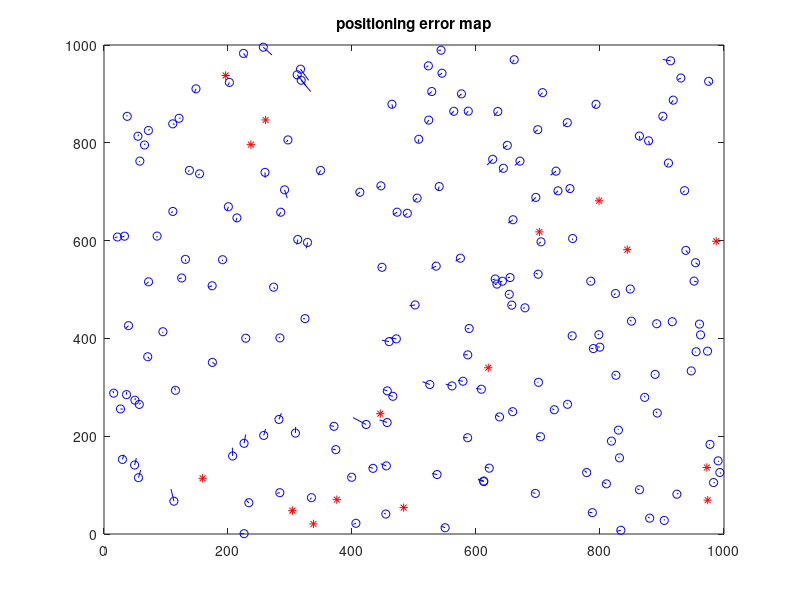

MATLAB code for this plot:
function [Localization_error,Unresolve_num]=calculate_localization_error()
% Draw the positioning result diagram of the positioning algorithm
% There is no positioning error for the anchor node, which is indicated by red *,
% Unknown nodes can be located (blue O indicates the estimated position of these nodes, blue-indicates the error from the estimated position of these nodes to the true position)
% Some unknown nodes cannot be located (black O means that these nodes have no positioning error)
% Localization_error:Average positioning error-the ratio of the Euclidean distance from the estimated position to the real position and the communication radius
% Unresolved_num:There are some isolated points in the network or they cannot be located because of few neighbors. The number of these points
%~~~~~~~~~~~~~~~~~~~~~~~~~~~~~~~~~~~~~~~~~~~~~~~~~~~~~~~~~~~~~~~~~~~~~~~~
    load result.mat;
    figure;
    hold on;
    box on;
    plot(all_nodes.true(1:all_nodes.anchors_n,1),all_nodes.true(1:all_nodes.anchors_n,2),'r*');%the anchors
    Unresolved_unknown_nodes_index=find(all_nodes.anc_flag==0);%the unresolved unknown nodes
    Unresolved_num=length(Unresolved_unknown_nodes_index);
    plot(all_nodes.true(Unresolved_unknown_nodes_index,1),all_nodes.true(Unresolved_unknown_nodes_index,2),'ko');
    resolved_unknown_nodes_index=find(all_nodes.anc_flag==2);%estimated locations of the resolved unkonwn nodes
    plot(all_nodes.estimated(resolved_unknown_nodes_index,1),all_nodes.estimated(resolved_unknown_nodes_index,2),'bo');
    plot(transpose([all_nodes.estimated(resolved_unknown_nodes_index,1),all_nodes.true(resolved_unknown_nodes_index,1)]),...
        transpose([all_nodes.estimated(resolved_unknown_nodes_index,2),all_nodes.true(resolved_unknown_nodes_index,2)]),'b-');
    axis auto;
    title('positioning error map');    
    try % draw a regularly distributed grid line
        x=0:all_nodes.grid_L:all_nodes.square_L;
        set(gca,'XTick',x);
        set(gca,'XTickLabel',num2cell(x));
        set(gca,'YTick',x);
        set(gca,'YTickLabel',num2cell(x));
        grid on;
    catch
        %none
    end    
    %~~~~~~~~~~~~~~~~~~~~~~~~~~~~~~~~~~~~~~~~~~~~~~~~~~~~~~~~~~~~~~~~~~~~~~
    disp('~~~~~~~~~~~~~~~~~~~~~~~~Positioning error map~~~~~~~~~~~~~~~~~~~~~~~~~~');
    disp('Red* indicates anchor node ');
    disp('Blue O indicates the estimated position of the unknown node');
    disp('Black O means unknown nodes that cannot be located ');
    disp(' Blue-indicates the positioning error of the unknown node (connecting the estimated position and the true position of the unknown node) ');
    disp(['total ',num2str(all_nodes.nodes_n),'nodes:',num2str(all_nodes.anchors_n),'anchor nodes,',...
        num2str(all_nodes.nodes_n-all_nodes.anchors_n),'Unknown nodes,',num2str(Unresolved_num),' Unresolved nodes that cannot be located']);
    Localization_error=sum(sqrt(sum(transpose((all_nodes.estimated(resolved_unknown_nodes_index,:)-all_nodes.true(resolved_unknown_nodes_index,:)).^2))))/...
        (length(resolved_unknown_nodes_index)*comm_r);
    disp(['The positioning error is ',num2str(Localization_error)]);
end
